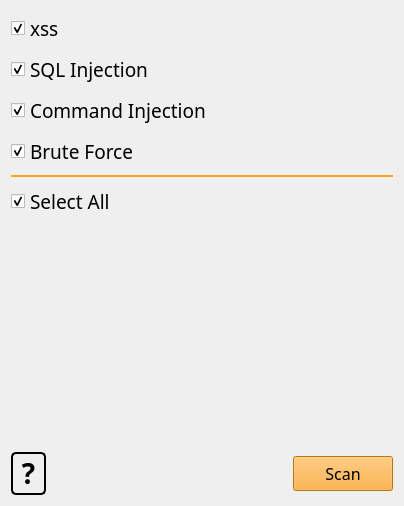
              <widget class="QWidget" name="scrollAreaWidgetContents_2">
               <property name="geometry">
                <rect>
                 <x>0</x>
                 <y>0</y>
                 <width>404</width>
                 <height>506</height>
                </rect>
               </property>
               <layout class="QVBoxLayout" name="verticalLayout_11">
                <item>
                 <widget class="QCheckBox" name="xss_box">
                  <property name="enabled">
                   <bool>true</bool>
                  </property>
                  <property name="minimumSize">
                   <size>
                    <width>0</width>
                    <height>35</height>
                   </size>
                  </property>
                  <property name="font">
                   <font>
                    <family>Copperplate Gothic Bold</family>
                    <pointsize>14</pointsize>
                   </font>
                  </property>
                  <property name="styleSheet">
                   <string notr="true"/>
                  </property>
                  <property name="text">
                   <string>xss</string>
                  </property>
                  <property name="iconSize">
                   <size>
                    <width>16</width>
                    <height>16</height>
                   </size>
                  </property>
                  <property name="checkable">
                   <bool>true</bool>
                  </property>
                  <property name="checked">
                   <bool>true</bool>
                  </property>
                  <property name="autoRepeat">
                   <bool>false</bool>
                  </property>
                  <property name="autoExclusive">
                   <bool>false</bool>
                  </property>
                  <property name="tristate">
                   <bool>false</bool>
                  </property>
                 </widget>
                </item>
                <item>
                 <widget class="QCheckBox" name="sql_box">
                  <property name="enabled">
                   <bool>true</bool>
                  </property>
                  <property name="minimumSize">
                   <size>
                    <width>0</width>
                    <height>35</height>
                   </size>
                  </property>
                  <property name="font">
                   <font>
                    <family>Copperplate Gothic Bold</family>
                    <pointsize>14</pointsize>
                   </font>
                  </property>
                  <property name="styleSheet">
                   <string notr="true"/>
                  </property>
                  <property name="text">
                   <string>SQL Injection</string>
                  </property>
                  <property name="iconSize">
                   <size>
                    <width>16</width>
                    <height>16</height>
                   </size>
                  </property>
                  <property name="checkable">
                   <bool>true</bool>
                  </property>
                  <property name="checked">
                   <bool>true</bool>
                  </property>
                  <property name="autoRepeat">
                   <bool>false</bool>
                  </property>
                  <property name="autoExclusive">
                   <bool>false</bool>
                  </property>
                  <property name="tristate">
                   <bool>false</bool>
                  </property>
                 </widget>
                </item>
                <item>
                 <widget class="QCheckBox" name="cmd_injection_box">
                  <property name="enabled">
                   <bool>true</bool>
                  </property>
                  <property name="minimumSize">
                   <size>
                    <width>0</width>
                    <height>35</height>
                   </size>
                  </property>
                  <property name="font">
                   <font>
                    <family>Copperplate Gothic Bold</family>
                    <pointsize>14</pointsize>
                   </font>
                  </property>
                  <property name="styleSheet">
                   <string notr="true"/>
                  </property>
                  <property name="text">
                   <string>Command Injection</string>
                  </property>
                  <property name="iconSize">
                   <size>
                    <width>16</width>
                    <height>16</height>
                   </size>
                  </property>
                  <property name="checkable">
                   <bool>true</bool>
                  </property>
                  <property name="checked">
                   <bool>true</bool>
                  </property>
                  <property name="autoRepeat">
                   <bool>false</bool>
                  </property>
                  <property name="autoExclusive">
                   <bool>false</bool>
                  </property>
                  <property name="tristate">
                   <bool>false</bool>
                  </property>
                 </widget>
                </item>
                <item>
                 <widget class="QCheckBox" name="brute_force_box">
                  <property name="enabled">
                   <bool>true</bool>
                  </property>
                  <property name="minimumSize">
                   <size>
                    <width>0</width>
                    <height>35</height>
                   </size>
                  </property>
                  <property name="font">
                   <font>
                    <family>Copperplate Gothic Bold</family>
                    <pointsize>14</pointsize>
                   </font>
                  </property>
                  <property name="styleSheet">
                   <string notr="true"/>
                  </property>
                  <property name="text">
                   <string>Brute Force</string>
                  </property>
                  <property name="iconSize">
                   <size>
                    <width>16</width>
                    <height>16</height>
                   </size>
                  </property>
                  <property name="checkable">
                   <bool>true</bool>
                  </property>
                  <property name="checked">
                   <bool>true</bool>
                  </property>
                  <property name="autoRepeat">
                   <bool>false</bool>
                  </property>
                  <property name="autoExclusive">
                   <bool>false</bool>
                  </property>
                  <property name="tristate">
                   <bool>false</bool>
                  </property>
                 </widget>
                </item>
                <item>
                 <widget class="Line" name="line_13">
                  <property name="enabled">
                   <bool>true</bool>
                  </property>
                  <property name="styleSheet">
                   <string notr="true">color: rgb(255, 163, 26);</string>
                  </property>
                  <property name="frameShadow">
                   <enum>QFrame::Plain</enum>
                  </property>
                  <property name="lineWidth">
                   <number>2</number>
                  </property>
                  <property name="orientation">
                   <enum>Qt::Horizontal</enum>
                  </property>
                 </widget>
                </item>
                <item>
                 <widget class="QCheckBox" name="select_all_box">
                  <property name="enabled">
                   <bool>true</bool>
                  </property>
                  <property name="minimumSize">
                   <size>
                    <width>0</width>
                    <height>35</height>
                   </size>
                  </property>
                  <property name="font">
                   <font>
                    <family>Copperplate Gothic Bold</family>
                    <pointsize>14</pointsize>
                   </font>
                  </property>
                  <property name="styleSheet">
                   <string notr="true"/>
                  </property>
                  <property name="text">
                   <string>Select All</string>
                  </property>
                  <property name="iconSize">
                   <size>
                    <width>16</width>
                    <height>16</height>
                   </size>
                  </property>
                  <property name="checkable">
                   <bool>true</bool>
                  </property>
                  <property name="checked">
                   <bool>true</bool>
                  </property>
                  <property name="autoRepeat">
                   <bool>false</bool>
                  </property>
                  <property name="autoExclusive">
                   <bool>false</bool>
                  </property>
                  <property name="tristate">
                   <bool>false</bool>
                  </property>
                 </widget>
                </item>
                <item>
                 <spacer name="verticalSpacer_9">
                  <property name="enabled">
                   <bool>true</bool>
                  </property>
                  <property name="orientation">
                   <enum>Qt::Vertical</enum>
                  </property>
                  <property name="sizeHint" stdset="0">
                   <size>
                    <width>20</width>
                    <height>40</height>
                   </size>
                  </property>
                 </spacer>
                </item>
                <item>
                 <layout class="QHBoxLayout" name="horizontalLayout_6">
                  <item>
                   <widget class="QPushButton" name="scan_help_btn">
                    <property name="sizePolicy">
                     <sizepolicy hsizetype="Fixed" vsizetype="Preferred">
                      <horstretch>0</horstretch>
                      <verstretch>0</verstretch>
                     </sizepolicy>
                    </property>
                    <property name="minimumSize">
                     <size>
                      <width>35</width>
                      <height>0</height>
                     </size>
                    </property>
                    <property name="maximumSize">
                     <size>
                      <width>1000</width>
                      <height>16777215</height>
                     </size>
                    </property>
                    <property name="font">
                     <font>
                      <family>Copperplate Gothic Bold</family>
                      <pointsize>21</pointsize>
                      <weight>75</weight>
                      <bold>true</bold>
                     </font>
                    </property>
                    <property name="autoFillBackground">
                     <bool>false</bool>
                    </property>
                    <property name="styleSheet">
                     <string notr="true">QPushButton{
	border-width: 2px;
	border-style: outset;
	border-radius: 5px;
	border-color: rgb(0, 0, 0);
}

QPushButton:hover{
	background-color: rgb(255, 163, 26);
}

QPushButton:pressed{
		background-color: rgb(255, 255, 255);
}</string>
                    </property>
                    <property name="text">
                     <string>?</string>
                    </property>
                    <property name="autoDefault">
                     <bool>false</bool>
                    </property>
                   </widget>
                  </item>
                  <item>
                   <spacer name="horizontalSpacer">
                    <property name="enabled">
                     <bool>true</bool>
                    </property>
                    <property name="orientation">
                     <enum>Qt::Horizontal</enum>
                    </property>
                    <property name="sizeHint" stdset="0">
                     <size>
                      <width>40</width>
                      <height>20</height>
                     </size>
                    </property>
                   </spacer>
                  </item>
                  <item>
                   <widget class="QPushButton" name="start_scan_btn">
                    <property name="enabled">
                     <bool>true</bool>
                    </property>
                    <property name="minimumSize">
                     <size>
                      <width>100</width>
                      <height>35</height>
                     </size>
                    </property>
                    <property name="font">
                     <font>
                      <family>Copperplate Gothic Bold</family>
                      <pointsize>12</pointsize>
                     </font>
                    </property>
                    <property name="styleSheet">
                     <string notr="true">background-color: rgb(255, 163, 26);</string>
                    </property>
                    <property name="text">
                     <string>Scan</string>
                    </property>
                    <property name="flat">
                     <bool>false</bool>
                    </property>
                   </widget>
                  </item>
                 </layout>
                </item>
               </layout>
              </widget>
